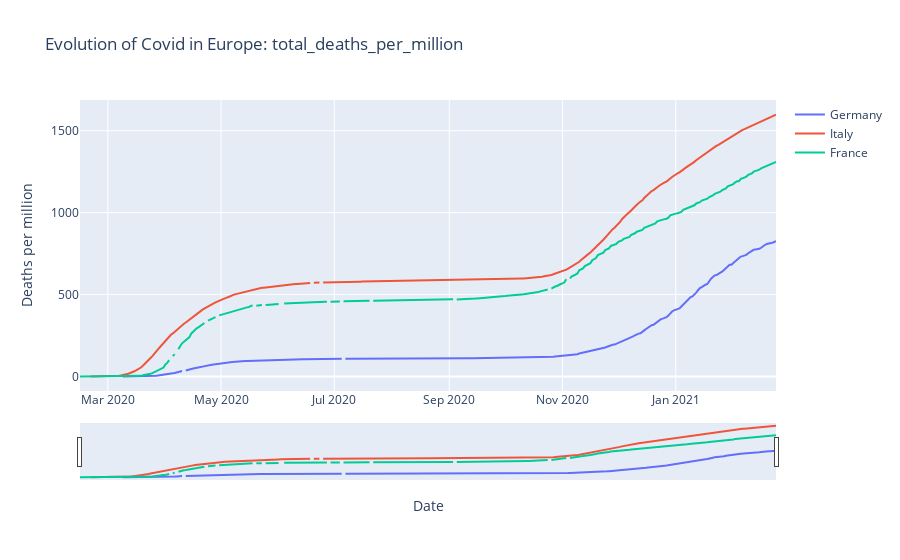

The code cell stored with this chart in its notebook:
### Code cell
lineplot_covid('total_deaths_per_million', ['Germany', 'Italy', 'France'])

### Figure 1 — Plotly figure (JSON) as saved in the notebook; plotly's stock layout.template omitted (floating-point values rounded to 4 significant figures; data arrays with more than 128 entries replaced by an {"elided": "..."} marker saying what was removed)
{"data": [{"name": "Germany", "type": "scatter", "x": {"elided": "376 str values"}, "y": {"elided": "376 float values"}}, {"name": "Italy", "type": "scatter", "x": {"elided": "376 str values"}, "y": {"elided": "376 float values"}}, {"name": "France", "type": "scatter", "x": {"elided": "376 str values"}, "y": {"elided": "376 float values"}}], "layout": {"title": {"text": "Evolution of Covid in Europe: total_deaths_per_million"}, "xaxis": {"rangeslider": {"visible": true}, "title": {"text": "Date"}}, "yaxis": {"title": {"text": "Deaths per million"}}}}
